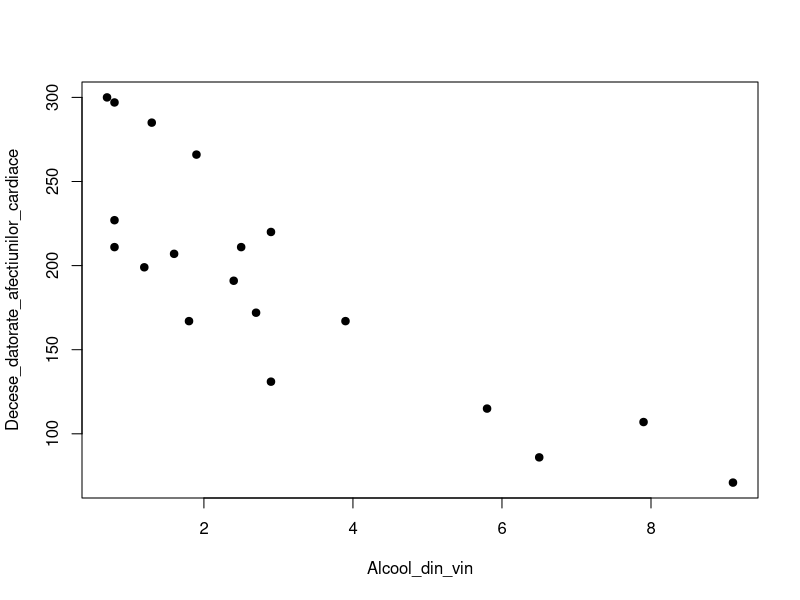

The R source for this figure:
data_frame <- read.table("alcool.dat", header = TRUE)

# scatter plot
data_frame <- data.frame(data_frame[2], data_frame[3])
plot(data_frame, pch = 19)

# correlation coefficient: covariance of standardized data
# 1: for every positive increase in one variable, there is a positive increase of a fixed proportion in the other
# 0: for every increase, there isn’t a positive or negative increase (the two variables aren’t related)
# -1: for every positive increase in one variable, there is a negative decrease of a fixed proportion in the other
cor(data_frame[1], data_frame[2])